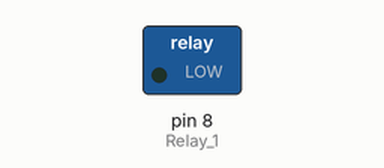
Recording of a sketch running on a simulated Arduino Uno, built with avr-gcc and run on an emulated ATmega328P. Shown: switched loads named in the sketch (green lamp = pin HIGH). Dashed ring = blinking.

Above: at 4.5 s.
Timing chart, 0 to 8.6 s (numbered marks = the images above):
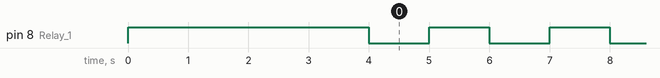

The sketch:

Relay_Test.ino
```cpp
/* YourDuino Example: Relay Control 1.10
  Handles "Relay is active-low" to assure
  no relay activation from reset until
  application is ready.
   terry@yourduino.com */

/*-----( Import needed libraries )-----*/
/*-----( Declare Constants )-----*/
#define RELAY_ON 0
#define RELAY_OFF 1
/*-----( Declare objects )-----*/
/*-----( Declare Variables )-----*/
#define Relay_1  8  // Arduino Digital I/O pin number


void setup()   /****** SETUP: RUNS ONCE ******/
{
//-------( Initialize Pins so relays are inactive at reset)----
  digitalWrite(Relay_1, RELAY_OFF);


//---( THEN set pins as outputs )----
  pinMode(Relay_1, OUTPUT);
  delay(4000); //Check that all relays are inactive at Reset

}//--(end setup )---


void loop()
{
//---( Turn all 4 relays ON in sequence)---
  digitalWrite(Relay_1, RELAY_ON);// set the Relay ON
  delay(1000);              // wait for a second
            // wait see all relays ON

//---( Turn all 4 relays OFF in sequence)---
  digitalWrite(Relay_1, RELAY_OFF);// set the Relay OFF
  delay(1000);              // wait for a second
  // wait see all relays OFF


}
```

Measured:
- by itself, pin 8 (Relay_1): alternates HIGH for 1.0 s and LOW for 1.0 s
